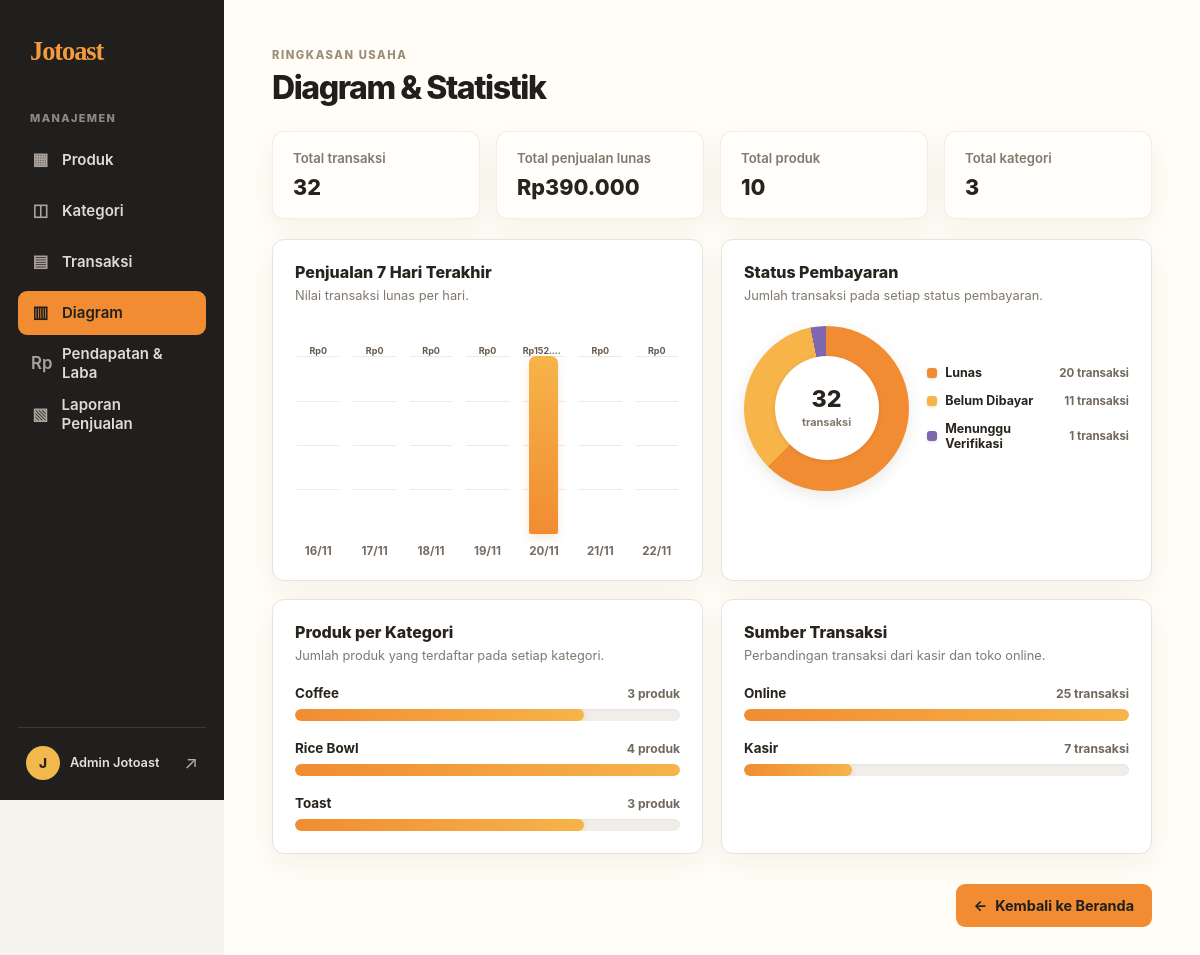
/admin/diagram (signed in), run on the app's committed database.
### app.py (models this page shows)
class Transaksi(db.Model):
    id = db.Column(db.Integer, primary_key=True)
    nama_pemesan = db.Column(db.String(100), nullable=True)
    metode_bayar = db.Column(db.String(20), nullable=False)
    total_harga = db.Column(db.Integer, nullable=False)
    tanggal_waktu = db.Column(db.DateTime, nullable=True, default=datetime.now)
    sumber = db.Column(
        db.String(20),
        nullable=False,
        default='Kasir'
    )
    status = db.Column(
        db.String(30),
        nullable=False,
        default='Menunggu Pembayaran'
    )
    kode_pesanan = db.Column(db.String(12), nullable=True, index=True)
    tipe_pembayaran = db.Column(db.String(20), nullable=True)   # Tunai / Non Tunai
    status_pembayaran = db.Column(
        db.String(25),
        nullable=False,
        default='Belum Dibayar'     # Belum Dibayar / Menunggu Verifikasi / Lunas
    )
    uang_diterima = db.Column(db.Integer, nullable=True)
    kembalian = db.Column(db.Integer, nullable=True)
    waktu_bayar = db.Column(db.DateTime, nullable=True)
    bukti_bayar = db.Column(db.String(255), nullable=True)

class Kategori(db.Model):
    id = db.Column(db.Integer, primary_key=True)
    nama = db.Column(db.String(50), nullable=False)
    produk = db.relationship(
        'Produk',
        backref='kategori_rel',
        lazy=True
    )

### app.py (the view)
@app.route('/admin/diagram')
def admin_diagram():
    if session.get('role') != 'owner':
        return redirect(url_for('login'))
    transaksi_list = Transaksi.query.order_by(Transaksi.tanggal_waktu.asc()).all()
    produk_list = Produk.query.all()
    kategori_list = Kategori.query.order_by(Kategori.nama.asc()).all()
    hari_ini = datetime.now().date()
    tanggal_laporan = [
        hari_ini - timedelta(days=hari_ke)
        for hari_ke in range(6, -1, -1)
    ]
    penjualan_harian = {tanggal: 0 for tanggal in tanggal_laporan}
    for transaksi in transaksi_list:
        if (
            transaksi.status_pembayaran == 'Lunas'
            and transaksi.tanggal_waktu
            and transaksi.tanggal_waktu.date() in penjualan_harian
        ):
            penjualan_harian[transaksi.tanggal_waktu.date()] += transaksi.total_harga
    status_pembayaran = {}
    sumber_transaksi = {}
    for transaksi in transaksi_list:
        status = transaksi.status_pembayaran or 'Tidak diketahui'
        status_pembayaran[status] = status_pembayaran.get(status, 0) + 1
        sumber = transaksi.sumber or 'Tidak diketahui'
        sumber_transaksi[sumber] = sumber_transaksi.get(sumber, 0) + 1
    jumlah_produk_per_kategori = {kategori.id: 0 for kategori in kategori_list}
    nama_kategori = {kategori.id: kategori.nama for kategori in kategori_list}
    for produk in produk_list:
        jumlah_produk_per_kategori[produk.kategori_id] = (
            jumlah_produk_per_kategori.get(produk.kategori_id, 0) + 1
        )
    def siapkan_baris_diagram(data, label_nilai):
        data = list(data)
        nilai_maksimum = max((nilai for _, nilai in data), default=0)
        total_nilai = sum(nilai for _, nilai in data)
        sudut_sebelumnya = 0
        baris = []
        for indeks, (label, nilai) in enumerate(data):
            sudut_akhir = (
                100 if total_nilai and indeks == len(data) - 1
                else sudut_sebelumnya + (
                    nilai * 100 / total_nilai if total_nilai else 0
                )
            )
            baris.append({
                'label': label,
                'nilai': nilai,
                'label_nilai': label_nilai(nilai),
                'persentase': (
                    max(1, round(nilai * 100 / nilai_maksimum))
                    if nilai_maksimum and nilai > 0 else 0
                ),
                'sudut_mulai': round(sudut_sebelumnya, 4),
                'sudut_akhir': round(sudut_akhir, 4)
            })
            sudut_sebelumnya = sudut_akhir
        return baris
    return render_template(
        'admin_diagram.html',
        total_transaksi=len(transaksi_list),
        total_penjualan_lunas=sum(
            transaksi.total_harga
            for transaksi in transaksi_list
            if transaksi.status_pembayaran == 'Lunas'
        ),
        total_produk=len(produk_list),
        total_kategori=len(kategori_list),
        diagram_penjualan=siapkan_baris_diagram(
            [
                (tanggal.strftime('%d/%m'), penjualan_harian[tanggal])
                for tanggal in tanggal_laporan
            ],
            format_rupiah
        ),
        diagram_status_pembayaran=siapkan_baris_diagram(
            sorted(status_pembayaran.items(), key=lambda item: (-item[1], item[0])),
            lambda nilai: f'{nilai} transaksi'
        ),
        total_diagram_status=sum(status_pembayaran.values()),
        diagram_produk_kategori=siapkan_baris_diagram(
            sorted(
                [
                    (nama_kategori.get(kategori_id, 'Kategori tidak diketahui'), jumlah)
                    for kategori_id, jumlah in jumlah_produk_per_kategori.items()
                ],
                key=lambda item: (item[0].casefold(), item[0])
            ),
            lambda nilai: f'{nilai} produk'
        ),
        diagram_sumber_transaksi=siapkan_baris_diagram(
            sorted(sumber_transaksi.items(), key=lambda item: (-item[1], item[0])),
            lambda nilai: f'{nilai} transaksi'
        ),
        total_diagram_sumber=sum(sumber_transaksi.values())
    )

### app.py (called while the page is built)
@app.template_filter('rupiah')
def format_rupiah(nilai):
    return "Rp{:,.0f}".format(nilai).replace(",", ".")

### templates/admin_diagram.html (shortened to what this page needs)
{% macro render_chart(title, description, rows) %}
<section class="admin-panel admin-chart-card">
    <div class="admin-chart-heading">
        <h2>{{ title }}</h2>
        <p>{{ description }}</p>
    </div>
    {% if rows %}
    <ol class="admin-chart-list">
        {% for row in rows %}
        <li class="admin-chart-row">
            <div class="admin-chart-row-label">
                <span>{{ row.label }}</span>
                <strong>{{ row.label_nilai }}</strong>
            </div>
            <div class="admin-chart-track" aria-hidden="true">
                <span style="width: {{ row.persentase }}%;"></span>
            </div>
        </li>
        {% endfor %}
    </ol>
    {% else %}
    <p class="admin-chart-empty">Belum ada data untuk ditampilkan.</p>
    {% endif %}
</section>
{% endmacro %}
{% macro render_donut_chart(title, description, rows, total) %}
<section class="admin-panel admin-chart-card admin-donut-card">
    <div class="admin-chart-heading">
        <h2>{{ title }}</h2>
        <p>{{ description }}</p>
    </div>
    {% if rows and total %}
    <div class="admin-donut-layout">
        <div class="admin-donut" role="img" aria-label="{{ title }}: {{ total }} transaksi">
            <div class="admin-donut-hole">
                <strong>{{ total }}</strong>
                <span>transaksi</span>
            </div>
        </div>
        <ul class="admin-donut-legend">
            {% for row in rows %}
            <li>
                <span class="admin-donut-key" style="background: var(--chart-color-{{ loop.index }});"></span>
                <span class="admin-donut-label">{{ row.label }}</span>
                <strong>{{ row.label_nilai }}</strong>
            </li>
            {% endfor %}
        </ul>
    </div>
    {% else %}
    <p class="admin-chart-empty">Belum ada data untuk ditampilkan.</p>
    {% endif %}
</section>
{% endmacro %}
{% macro render_bar_chart(title, description, rows) %}
<section class="admin-panel admin-chart-card admin-sales-chart">
    <div class="admin-chart-heading">
        <h2>{{ title }}</h2>
        <p>{{ description }}</p>
    </div>
    {% if rows %}
    <ol class="admin-sales-bars" aria-label="{{ title }}">
        {% for row in rows %}
        <li>
            <strong class="admin-sales-bar-value">{{ row.label_nilai }}</strong>
            <div class="admin-sales-bar-holder" aria-hidden="true">
                <span class="admin-sales-bar" style="height: {{ row.persentase }}%;"></span>
            </div>
            <span class="admin-sales-bar-label">{{ row.label }}</span>
        </li>
        {% endfor %}
    </ol>
    {% else %}
    <p class="admin-chart-empty">Belum ada data untuk ditampilkan.</p>
    {% endif %}
</section>
{% endmacro %}
<!DOCTYPE html>
<html lang="id">
<head>
    <link rel="stylesheet" href="{{ url_for('static', filename='jotoast.css') }}">
</head>
<body class="admin-page font-sans min-h-screen">
    <div class="admin-layout">
        <aside class="admin-sidebar">
            <a href="{{ url_for('kelola_produk') }}" class="admin-brand">Jotoast</a>
            <p class="admin-nav-label">Manajemen</p>
            <nav class="admin-nav" aria-label="Navigasi admin">
                <a href="{{ url_for('kelola_produk') }}" class="admin-nav-link">
                    <span aria-hidden="true">▦</span> Produk
                </a>
                <a href="{{ url_for('kelola_kategori') }}" class="admin-nav-link">
                    <span aria-hidden="true">◫</span> Kategori
                </a>
                <a href="{{ url_for('riwayat_transaksi') }}" class="admin-nav-link">
                    <span aria-hidden="true">▤</span> Transaksi
                </a>
                <a href="{{ url_for('admin_diagram') }}" class="admin-nav-link is-active" aria-current="page">
                    <span aria-hidden="true">▥</span> Diagram
                </a>
                <a href="{{ url_for('admin_pendapatan') }}" class="admin-nav-link">
                    <span aria-hidden="true">Rp</span> Pendapatan &amp; Laba
                </a>
                <a href="{{ url_for('admin_laporan_penjualan') }}" class="admin-nav-link">
                    <span aria-hidden="true">▧</span> Laporan Penjualan
                </a>
            </nav>
            <div class="admin-sidebar-footer">
                <span class="admin-avatar" aria-hidden="true">J</span>
                <span class="admin-account-label">Admin Jotoast</span>
                <a href="{{ url_for('logout') }}" class="admin-logout" aria-label="Keluar" title="Keluar">↗</a>
            </div>
        </aside>
        <main class="admin-main">
            <div class="admin-content p-5 sm:p-8 lg:p-10">
                <div class="admin-heading">
                    <div>
                        <p class="admin-eyebrow">Ringkasan usaha</p>
                        <h1 class="admin-title">Diagram &amp; Statistik</h1>
                    </div>
                </div>
                <div class="admin-diagram-summary">
                    <div class="admin-panel transaction-summary-card">
                        <span>Total transaksi</span>
                        <strong>{{ total_transaksi }}</strong>
                    </div>
                    <div class="admin-panel transaction-summary-card">
                        <span>Total penjualan lunas</span>
                        <strong>{{ total_penjualan_lunas|rupiah }}</strong>
                    </div>
                    <div class="admin-panel transaction-summary-card">
                        <span>Total produk</span>
                        <strong>{{ total_produk }}</strong>
                    </div>
                    <div class="admin-panel transaction-summary-card">
                        <span>Total kategori</span>
                        <strong>{{ total_kategori }}</strong>
                    </div>
                </div>
                <div class="admin-chart-grid">
                    {{ render_bar_chart(
                        'Penjualan 7 Hari Terakhir',
                        'Nilai transaksi lunas per hari.',
                        diagram_penjualan
                    ) }}
                    {{ render_donut_chart(
                        'Status Pembayaran',
                        'Jumlah transaksi pada setiap status pembayaran.',
                        diagram_status_pembayaran,
                        total_diagram_status
                    ) }}
                    {{ render_chart(
                        'Produk per Kategori',
                        'Jumlah produk yang terdaftar pada setiap kategori.',
                        diagram_produk_kategori
                    ) }}
                    {{ render_chart(
                        'Sumber Transaksi',
                        'Perbandingan transaksi dari kasir dan toko online.',
                        diagram_sumber_transaksi
                    ) }}
                </div>
                <a href="{{ url_for('home') }}" class="admin-back-link">
                    <span aria-hidden="true">←</span> Kembali ke Beranda
                </a>
            </div>
        </main>
    </div>
</body>
</html>

### data on the page
Transaksi: label "Lunas", label_nilai "20 transaksi", label "Kasir", label_nilai "7 transaksi", {{ row.persentase }} 28 (drawn)
Transaksi: label "Belum Dibayar", label_nilai "11 transaksi"
Transaksi: label "Menunggu Verifikasi", label_nilai "1 transaksi"
Kategori: label "Coffee", label_nilai "3 produk", {{ row.persentase }} 75 (drawn)
Kategori: label "Rice Bowl", label_nilai "4 produk", {{ row.persentase }} 100 (drawn)
Kategori: label "Toast", label_nilai "3 produk", {{ row.persentase }} 75 (drawn)
Transaksi: label "Online", label_nilai "25 transaksi", {{ row.persentase }} 100 (drawn)

### other printed values
{{ total_transaksi }} "32"
{{ total_penjualan_lunas|rupiah }} "Rp390.000"
{{ total_produk }} "10"
{{ total_kategori }} "3"
{{ title }} "Penjualan 7 Hari Terakhir"
{{ description }} "Nilai transaksi lunas per hari."
{{ row.label_nilai }} "Rp0" "Rp0" "Rp0" "Rp0" "Rp152.…" "Rp0" "Rp0"
{{ row.label }} "16/11" "17/11" "18/11" "19/11" "20/11" "21/11" "22/11"
{{ title }} "Status Pembayaran"
{{ description }} "Jumlah transaksi pada setiap status pembayaran."
{{ total }} "32"
{{ title }} "Produk per Kategori Sumber Transaksi"
{{ description }} "Jumlah produk yang terdaftar pada setiap kategori. Perbandingan transaksi dari kasir dan toko online."
